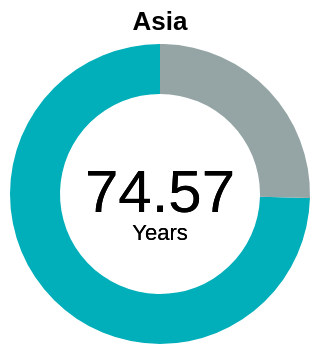

Describe this chart as a Vega-Lite specification.
### Vega-Lite specification from a JSON file in a GitHub repository (floating-point values rounded to 4 significant figures)
{"$schema": "https://vega.github.io/schema/vega-lite/v5.json", "width": 150, "height": 150, "config": {"view": {"stroke": null}, "font": "'Lucida Sans', 'Lucida Sans Regular', 'Lucida Grande', 'Lucida Sans Unicode', Geneva, Verdana, sans-serif"}, "title": {"text": "Asia"}, "data": {"values": [{"Continent": "Asia", "Avg_LE": "74.56765719"}, {"Continent": "Remaining", "Avg_LE": "25.43234281"}]}, "layer": [{"mark": {"type": "arc", "innerRadius": 50}}, {"mark": {"type": "text", "text": "74.57", "fontSize": 30}, "encoding": {"color": {"value": "black"}}}, {"mark": {"type": "text", "text": "Years", "dy": 20}, "encoding": {"color": {"value": "black"}}}], "encoding": {"theta": {"field": "Avg_LE", "type": "quantitative"}, "color": {"field": "Continent", "type": "nominal", "legend": null, "scale": {"domain": ["Asia", "Remaining"], "range": ["#00afb9", "#95A5A6"]}}, "tooltip": [{"field": "Continent", "type": "nominal", "title": "Continent"}, {"field": "Avg_LE", "type": "quantitative", "title": "Life Expectancy (years)", "format": ".2f"}]}}
